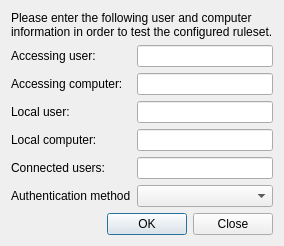
<?xml version="1.0" encoding="UTF-8"?>
<ui version="4.0">
 <class>AccessControlRulesTestDialog</class>
 <widget class="QDialog" name="AccessControlRulesTestDialog">
  <property name="windowTitle">
   <string>Access control rules test</string>
  </property>
  <layout class="QGridLayout" name="gridLayout">
   <item row="3" column="0">
    <widget class="QLabel" name="label_3">
     <property name="text">
      <string>Local user:</string>
     </property>
    </widget>
   </item>
   <item row="1" column="1">
    <widget class="QLineEdit" name="accessingUserLineEdit"/>
   </item>
   <item row="4" column="0">
    <widget class="QLabel" name="label_4">
     <property name="text">
      <string>Local computer:</string>
     </property>
    </widget>
   </item>
   <item row="2" column="0">
    <widget class="QLabel" name="label_2">
     <property name="text">
      <string>Accessing computer:</string>
     </property>
    </widget>
   </item>
   <item row="2" column="1">
    <widget class="QLineEdit" name="accessingComputerLineEdit"/>
   </item>
   <item row="3" column="1">
    <widget class="QLineEdit" name="localUserLineEdit"/>
   </item>
   <item row="5" column="0">
    <widget class="QLabel" name="label_6">
     <property name="text">
      <string>Connected users:</string>
     </property>
    </widget>
   </item>
   <item row="4" column="1">
    <widget class="QLineEdit" name="localComputerLineEdit"/>
   </item>
   <item row="1" column="0">
    <widget class="QLabel" name="label">
     <property name="text">
      <string>Accessing user:</string>
     </property>
    </widget>
   </item>
   <item row="7" column="0" colspan="2">
    <widget class="QDialogButtonBox" name="buttonBox">
     <property name="orientation">
      <enum>Qt::Horizontal</enum>
     </property>
     <property name="standardButtons">
      <set>QDialogButtonBox::Close|QDialogButtonBox::Ok</set>
     </property>
    </widget>
   </item>
   <item row="0" column="0" colspan="2">
    <widget class="QLabel" name="label_5">
     <property name="sizePolicy">
      <sizepolicy hsizetype="Preferred" vsizetype="MinimumExpanding">
       <horstretch>0</horstretch>
       <verstretch>0</verstretch>
      </sizepolicy>
     </property>
     <property name="text">
      <string>Please enter the following user and computer information in order to test the configured ruleset.</string>
     </property>
     <property name="wordWrap">
      <bool>true</bool>
     </property>
    </widget>
   </item>
   <item row="5" column="1">
    <widget class="QLineEdit" name="connectedUsersLineEdit"/>
   </item>
   <item row="6" column="0">
    <widget class="QLabel" name="label_7">
     <property name="text">
      <string>Authentication method</string>
     </property>
    </widget>
   </item>
   <item row="6" column="1">
    <widget class="QComboBox" name="authenticationMethodsComboBox">
     <item>
      <property name="text">
       <string/>
      </property>
     </item>
    </widget>
   </item>
  </layout>
 </widget>
 <tabstops>
  <tabstop>accessingUserLineEdit</tabstop>
  <tabstop>accessingComputerLineEdit</tabstop>
  <tabstop>localUserLineEdit</tabstop>
  <tabstop>localComputerLineEdit</tabstop>
 </tabstops>
 <resources/>
 <connections>
  <connection>
   <sender>buttonBox</sender>
   <signal>accepted()</signal>
   <receiver>AccessControlRulesTestDialog</receiver>
   <slot>accept()</slot>
   <hints>
    <hint type="sourcelabel">
     <x>248</x>
     <y>254</y>
    </hint>
    <hint type="destinationlabel">
     <x>157</x>
     <y>274</y>
    </hint>
   </hints>
  </connection>
  <connection>
   <sender>buttonBox</sender>
   <signal>rejected()</signal>
   <receiver>AccessControlRulesTestDialog</receiver>
   <slot>reject()</slot>
   <hints>
    <hint type="sourcelabel">
     <x>316</x>
     <y>260</y>
    </hint>
    <hint type="destinationlabel">
     <x>286</x>
     <y>274</y>
    </hint>
   </hints>
  </connection>
 </connections>
</ui>
